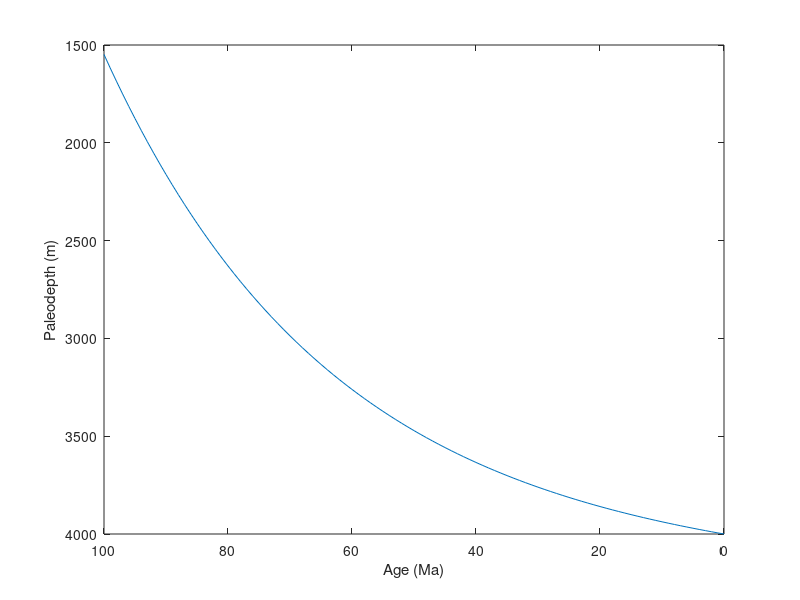

The MATLAB source for this figure:
%This script is published alongside Greene et al.,2019 'Early Cenozoic
%Decoupling of Climate and Carbonate Compensation Depth Trends'. Please
%cite usage accordingly.

%This script plots a subsidence curve for a single location and displays 
%the paleodepth for that location at a user-specified point in the past 
%using the subsidence equations from Cramer et al., 2009 'Ocean overturning
%since the Late Cretaceous: Inferences from a new benthic foraminiferal 
%isotope compliation', Paleoceanography 24(4), PA4216 with a simplified
%sediment unloading term.

clear all
close all

WaterDepth=4000; %Present day water depth in meters
BasementAge=100; %Basement age in millions of years
SedThickness=200; %Total sediment thickness in meters

sampleAge=0:1:BasementAge;
count=1;
 for t=1:length(sampleAge)
    if BasementAge >=20
        Id=WaterDepth-3051*(1-(8/pi^2)*exp(-0.0278*(BasementAge)))-0.66*(SedThickness);
		Pd_cr(count)=Id+3051*(1-(8/pi^2)*exp(-0.0278*(BasementAge-sampleAge(t))))+0.66*((SedThickness/BasementAge)*(BasementAge-sampleAge(t)));
    elseif BasementAge <20
        Id=WaterDepth-365*(BasementAge)^(1/2)-0.66*SedThickness;
        Pd_cr(count)=Id+365*sqrt(BasementAge-sampleAge(t))+0.66*((SedThickness/BasementAge)*(BasementAge-sampleAge(t)));
    end
    count=count+1;
 end

PaleoDepth=find(sampleAge == 50); %Enter age (in millions of years)for paleodepth reconstruction
disp(Pd_cr(PaleoDepth))

plot(sampleAge,Pd_cr)
set(gca,'Xdir','reverse');
set(gca,'Ydir','reverse');
xlabel('Age (Ma)');
ylabel('Paleodepth (m)');

